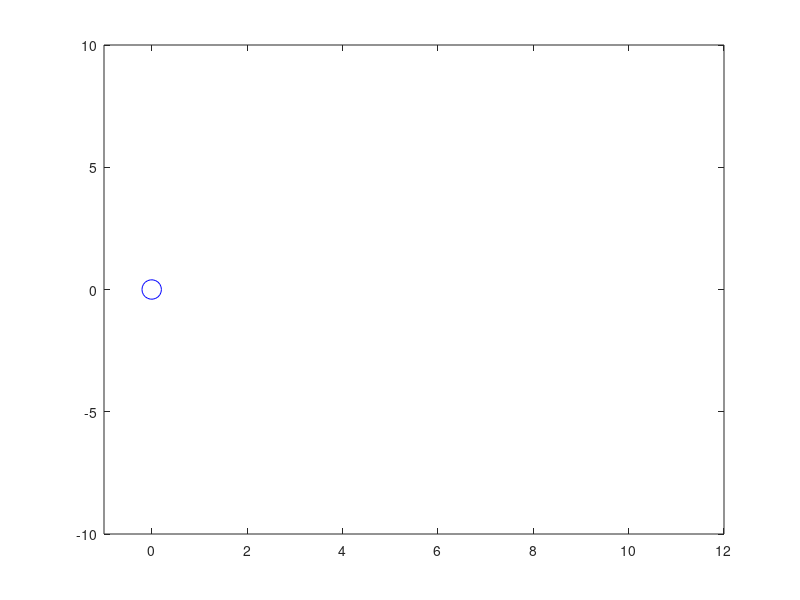

MATLAB code to generate this figure: (Note: this script raises an error after producing the figure.)
%% CLEAN
clear all;clc;close all;
%% Simulate detection
X = 0:0.1:10;
N = length(X);
Y = zeros(size(X));
FOV = 90 * pi / 180; %60 deg field of view
DIST = 20;
me = [X' Y'];
peds{1} = [ones(N,1) * 2, ones(N,1) * -0.2]; %Pedestrian that stands in place
peds{2} = [ones(N,1) * 6, ones(N,1) * 1]; %Pedestrian that stands in place
for m=1:N
    figure(1);plot(me(m,1),me(m,2),'bo','MarkerSize',14);axis([-1 12 -10 10]);hold on;
    seen = isSeen(peds,FOV,DIST,me,m);
    for i=1:length(seen)
       if seen(i) == 1
           plot(peds{i}(m,1),peds{i}(m,2),'rx','MarkerSize',14);
       end
    end
    hold off;pause(0.05);
end
%% 